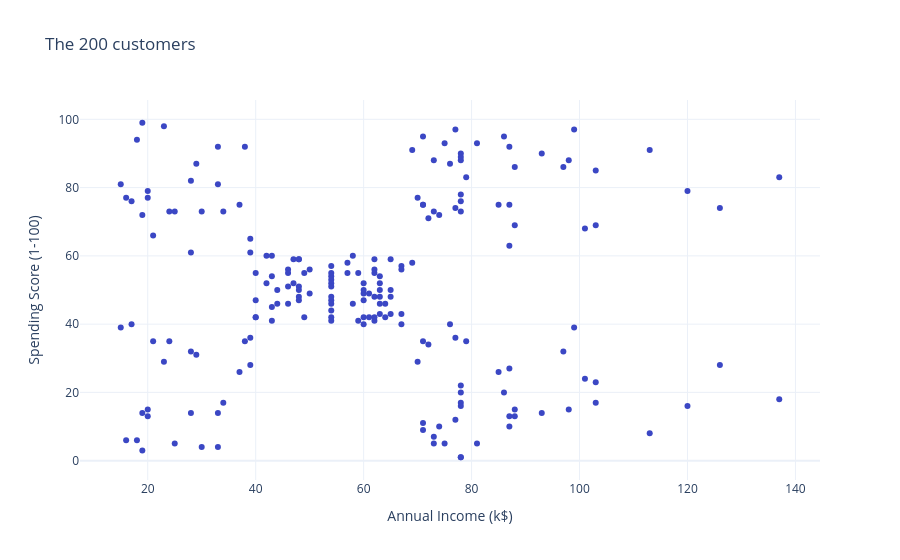

Source (notebook cell):
### Markdown cell above
2. Draw the customers in the plane (annual income, spending score). How many groups can you see by eye?

### Code cell
fig = px.scatter(dataset, x="Annual Income (k$)", y="Spending Score (1-100)", title="The 200 customers")
fig.show()

### Figure 1 — Plotly figure (JSON) as saved in the notebook; plotly's stock layout.template omitted (floating-point values rounded to 4 significant figures; data arrays with more than 128 entries replaced by an {"elided": "..."} marker saying what was removed)
{"data": [{"hovertemplate": "Annual Income (k$)=%{x}<br>Spending Score (1-100)=%{y}<extra></extra>", "legendgroup": "", "marker": {"color": "#3B47C4", "symbol": "circle"}, "mode": "markers", "name": "", "orientation": "v", "showlegend": false, "type": "scatter", "x": {"elided": "200 int values"}, "xaxis": "x", "y": {"elided": "200 int values"}, "yaxis": "y"}], "layout": {"legend": {"tracegroupgap": 0}, "title": {"text": "The 200 customers"}, "xaxis": {"anchor": "y", "domain": [0.0, 1.0], "title": {"text": "Annual Income (k$)"}}, "yaxis": {"anchor": "x", "domain": [0.0, 1.0], "title": {"text": "Spending Score (1-100)"}}}}
